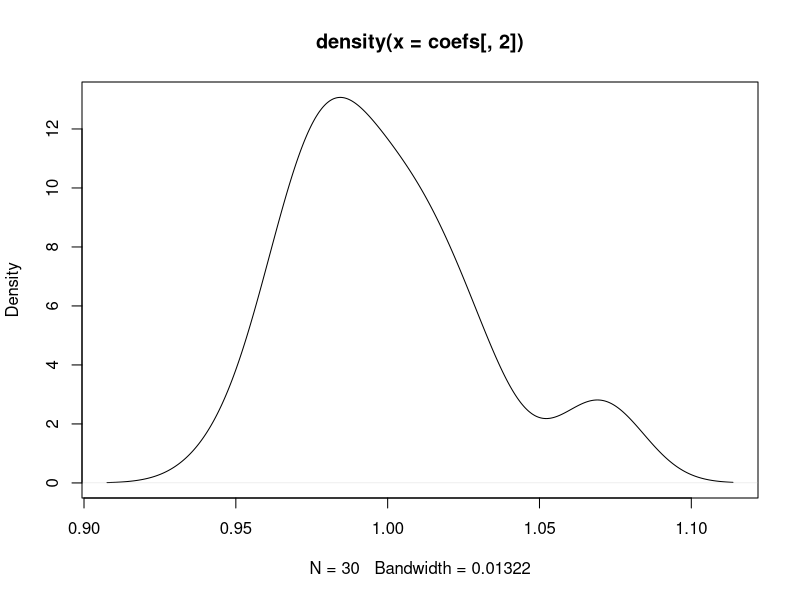
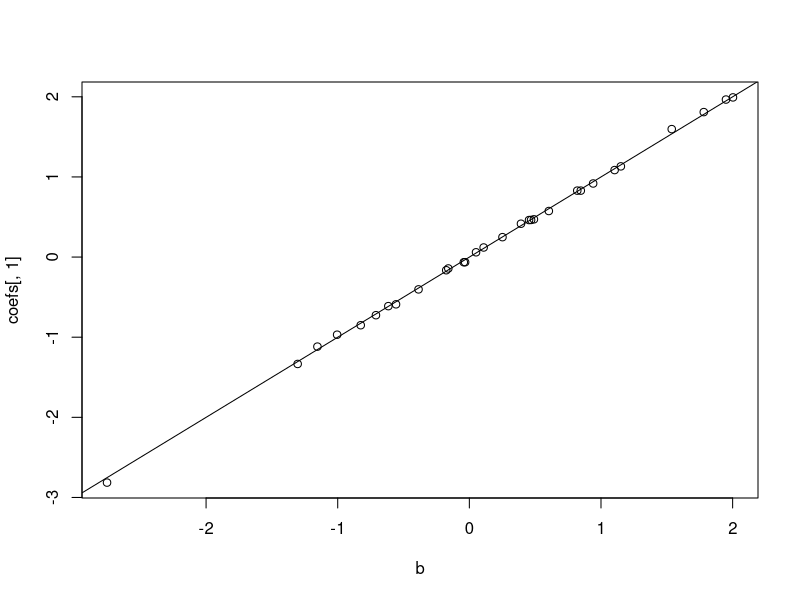

Source code (R) for these figures, in order:
################################################################
##So now we see the basic structure of item response theory models.
##they are models of human behavior: higher ability translates to a higher probability of correct response in a systematic fashion.

##number of items and people. we'll start small just so that you can see everything, but you'll want to make this bigger downstream.
ni<-30
np<-10000
##now we're going to simulate data according to this model and examine some key properties
set.seed(12311)
##first let's describe the individual level part of the model
th<-rnorm(np)
th.mat<-matrix(th,np,ni,byrow=FALSE) #these are the true abilities. we don't observe them, which will be a real problem for us downstream. but we'll not worry about that today. 
##now the item level part. this is going to look like logistic regression, meaning we will have a slope and an intercept
a<-1 ##for reasons we'll get into later, let's start with a slope equal to 1
b<-rnorm(ni)
b.mat<-matrix(b,np,ni,byrow=TRUE) #these are the item difficulties

################################################################
##now we have to put this stuff together. what we want is a probability of a correct response for a person to an item
##we're goign to use what you may know from logistic regression
inv_logit<-function(x) exp(x)/(1+exp(x))
##now the probability of a correct response is:
pr<-inv_logit(a*th.mat+b.mat)
##we can simulate data using that probability
##here is the kind of sneaky way i like to do it.
test<-matrix(runif(ni*np),np,ni)
resp<-ifelse(pr>test,1,0)

################################################################
##we're going to now consider a prototype of an item response model
##bump up the sample size to a reasonable level before you do this.
coefs<-list()
for (i in 1:ncol(resp)) {
    glm(resp[,i]~th,family="binomial")->mod
    coef(mod)->coefs[[i]]
}
do.call("rbind",coefs)->coefs

##let's consider them separately.
plot(density(coefs[,2])) #what do you make of this?

plot(b,coefs[,1]); abline(0,1) #how about this?

##ALWAYS REMEMBER: in practice you don't ever see th, a, or b. we are cheating here.
##This is what I meant when I said this model was "infeasible"

##in the problem set, you will be asked to recycle this code. 

